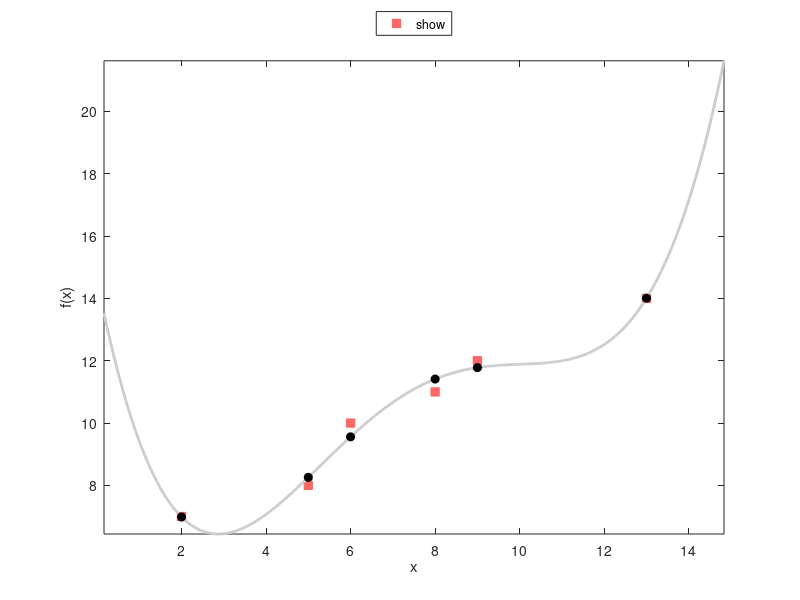

Here is the MATLAB script that generated this plot:
% Code 3-7a | Least Square Fitting
clc; clear; close all
X = [2 5 6 8 9 13];       %Data points
Y = [7 8 10 11 12 14];    %Data points
m = 5;                %number of polynomial base functions <= numel(X)
%Method_________________________________________________________________
X = X(:); Y = Y(:);
B = bsxfun(@power,X,0:m-1);
[U,S,V] = svd(B);
A = V.'\((S.'*(U.'*U)*S)\S.'*U.');
C = A*Y;           %coefficients of fitted function
P = B*A;           %fitting operator
F = P*Y;           
R = Y-F;
e = dot(R,R);
%Illustration___________________________________________________________
Tab = [(1:numel(X));X.';Y.';F.';R.'];
fprintf('  n |');     fprintf('%12.5g',Tab(1,:));
fprintf(['\n-----' repmat('------------',[1,size(Tab,2)])]);
fprintf('\n  x |');   fprintf('%12.5g',Tab(2,:));
fprintf('\n  y |');   fprintf('%12.5g',Tab(3,:));
fprintf('\nf(x)|');   fprintf('%12.5g',Tab(4,:));
fprintf('\nr(x)|');   fprintf('%12.5g',Tab(5,:));
fprintf(['\n-----' repmat('------------',[1,size(Tab,2)]), '-\n']);
l = (X(end)-X(1))/6;
XX = linspace(X(1)-l,X(end)+l,200);
FF = bsxfun(@power,XX(:),0:m-1)*C;
plot(X,Y,'linestyle','none','Color',[1 0.4 0.4],...
    'Marker','s','MarkerFaceColor',[1 0.4 0.4],...
    'displayname','Initial points'); hold on
plot(XX,FF,'linestyle','-', 'linewidth',2,'Color',[0.8,0.8,0.8],...
    'displayname',['Fitted function, degree = ',num2str(m-1)]);
plot(X,F,'linestyle','none','Color','k',...
    'Marker','o','MarkerFaceColor','k',...
    'displayname',...
    ['Fitted points, error = ' num2str(e)]);
xlabel('x'); ylabel('f(x)'); axis tight
legend('show','location','NorthOutside');
